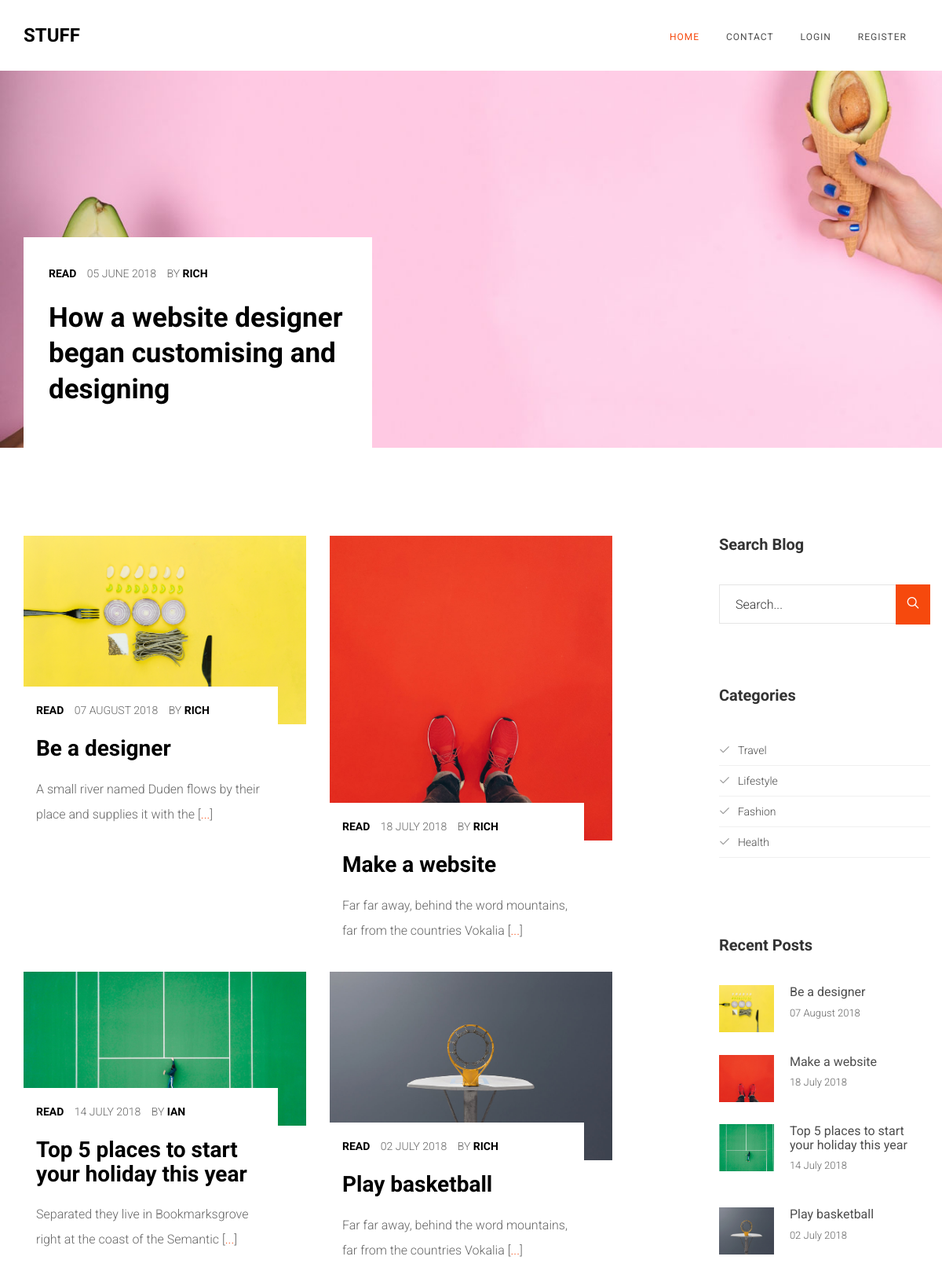
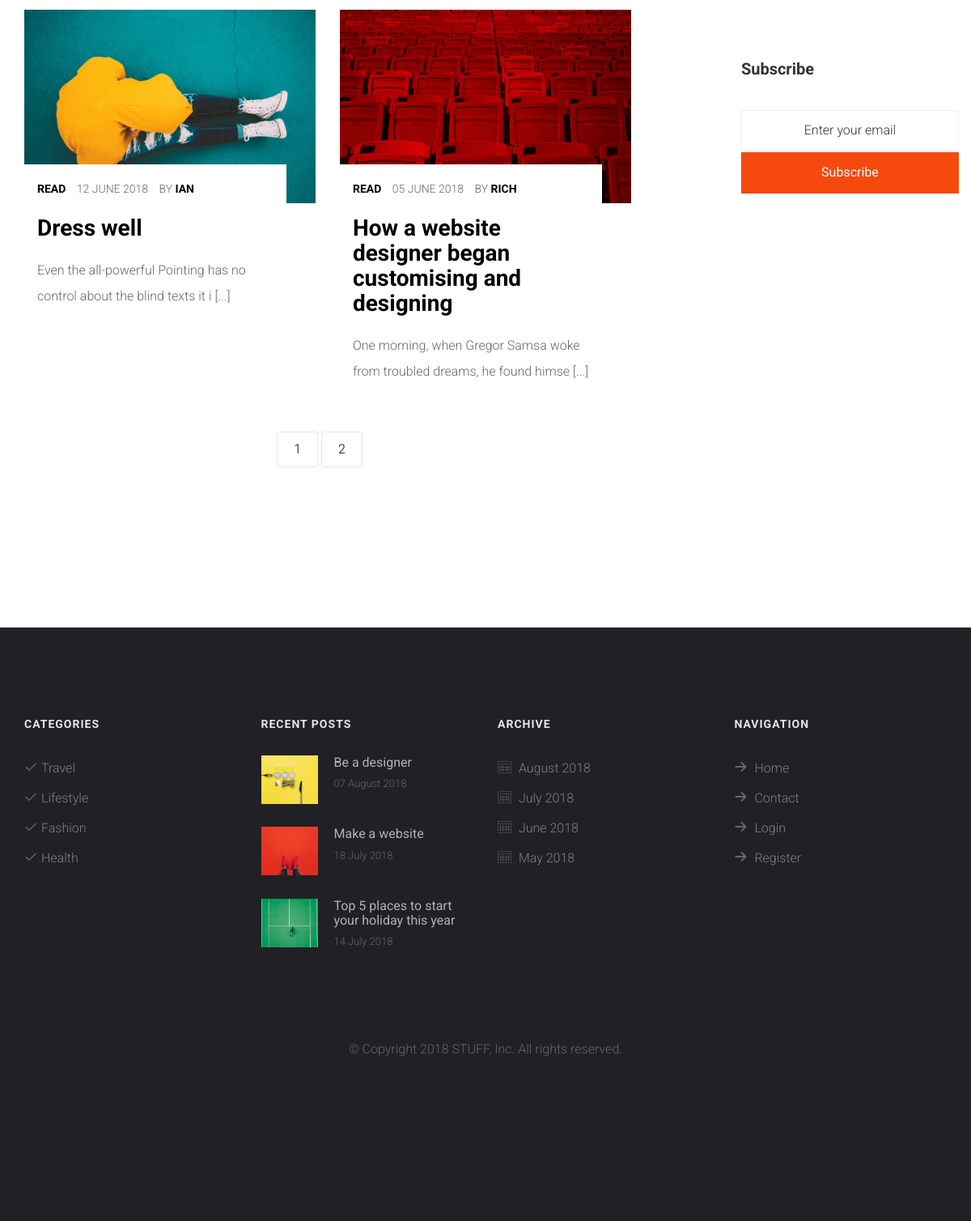
The page / on the database its author committed (2 pictures, top to bottom).
### tables this page shows
CREATE TABLE `posts` (
  `post_id` int(3) NOT NULL,
  `post_cat_id` int(3) NOT NULL,
  `post_img` text NOT NULL,
  `post_date` date NOT NULL,
  `post_title` varchar(255) NOT NULL,
  `post_author` varchar(255) NOT NULL,
  `post_content` text NOT NULL,
  `post_tags` varchar(255) NOT NULL,
  `post_status` varchar(255) NOT NULL DEFAULT 'DRAFT'
);

CREATE TABLE `featured` (
  `feat_id` int(3) NOT NULL,
  `feat_post_id` int(3) NOT NULL,
  `feat_img` text NOT NULL
);

CREATE TABLE `categories` (
  `cat_id` int(3) NOT NULL,
  `cat_title` varchar(255) NOT NULL
);

### functions.php (the view, shortened to what this page needs)
<?php
    function checkUserStatus()
    {
        if (isset($_SESSION['username']))
        {
            return true;
        }
        else
        {
            return false;
        }
    }
    function postPreviewMarkup($post_query)
    {
        while ($row = mysqli_fetch_assoc($post_query))
        {
            $post_id      = $row['post_id'];
            $post_img     = $row['post_img'];
            $post_date    = $row['post_date'];
            $post_author  = $row['post_author'];
            $post_title   = $row['post_title'];
            $post_content = $row['post_content'];
            echo "
                <div class='col-md-4'>
                    <div class='blog-entry'>
                        <div class='blog-img'>
                            <a href='single.php?post_id=$post_id'><img src='img/$post_img' class='img-responsive' alt='blog-image'></a>
                        </div>
                        <div class='desc'>
                            <p class='meta'>
                                <span class='cat'><a href='single.php?post_id=$post_id'>Read</a></span>
                                <span class='date'>" . date('d F Y', strtotime($post_date)) . "</span>
                                <span class='pos'>By <a href='author.php?post_author=$post_author&post_id=$post_id'>$post_author</a></span>
                            </p>
                            <h2><a href='single.php?post_id=$post_id'>$post_title</a></h2>
                            <p>" . substr($post_content, 0, 75) . " [<a href='single.php?post_id=$post_id'>...</a>]</p>
                        </div>
                    </div>
                </div>
            ";
        }
    }
    function postCount()
    {
        global $con, $post_count;
        $post_count_select = "SELECT * FROM posts";
        $post_count_query  = mysqli_query($con, $post_count_select);
        $post_count  = mysqli_num_rows($post_count_query);
    }
    function displayPostPreview()
    {
        global $con, $post_count, $max_posts, $page;
        postCount();
        $max_posts   = 6;
        $post_count  = ceil($post_count / $max_posts);
        if (isset($_GET['page']))
        {
            $page = $_GET['page'];
        }
        else
        {
            $page = '';
        }
        if ($page == "" || $page === 1)
        {
            $page_1 = 0;
        }
        else
        {
            $page_1 = ($page * $max_posts) - $max_posts;
        }
        $post_select = "SELECT * FROM posts WHERE post_status = 'published'
                                            ORDER BY post_date DESC
                                            LIMIT $page_1, $max_posts";
        $post_query  = mysqli_query($con, $post_select);
        postPreviewMarkup($post_query);
    }
?>

### partials/header.php (shortened to what this page needs)
<?php require 'config/db.php' ?>
<?php include 'functions.php' ?>
<!DOCTYPE HTML>
<html>
	<head>
		<link rel="stylesheet" href="css/animate.css">
		<link rel="stylesheet" href="css/icomoon.css">
		<link rel="stylesheet" href="css/bootstrap.css">
		<link rel="stylesheet" href="css/magnific-popup.css">
		<link rel="stylesheet" href="css/flexslider.css">
		<link rel="stylesheet" href="css/owl.carousel.min.css">
		<link rel="stylesheet" href="css/owl.theme.default.min.css">
		<link rel="stylesheet" href="css/style.css">
		<link rel="stylesheet" href="css/class.css">
	</head>
	<body>
		<div id="page">
			<?php include 'navigation.php' ?>

### partials/navigation.php (shortened to what this page needs)
<nav class="colorlib-nav" role="navigation">
	<div class="top-menu">
		<div class="container">
			<div class="row">
				<div class="col-xs-2">
					<div id="colorlib-logo"><a href="<?php echo ROOT_URL; ?>">Stuff</a></div>
				</div>
				<div class="col-xs-10 text-right menu-1">
					<ul>
						<?php
							$page = basename($_SERVER['PHP_SELF']);
							$active_home     = '';
							$active_contact  = '';
							$active_login    = '';
							$active_register = '';
							switch ($page)
							{
								case 'index.php':
									$active_home     = 'active';
									break;
							}
						?>
						<li class="<?php echo $active_home; ?>"><a href="<?php echo ROOT_URL; ?>">Home</a></li>
						<li class="<?php echo $active_contact; ?>"><a href="contact.php">Contact</a></li>
						<?php
							if (checkUserStatus())
							{
								echo "
									<li><a href='admin/logout.php'>Logout</a></li>
								";
							}
							else
							{
								echo "
									<li class='$active_login'><a href='login.php'>Login</a></li>
									<li class='$active_register'><a href='register.php'>Register</a></li>
								";
							}
						?>
					</ul>
				</div>
			</div>
		</div>
	</div>
</nav>

### partials/slider.php (shortened to what this page needs)
<aside id="colorlib-hero">
	<div class="flexslider">
		<ul class="slides ">
			<?php
				$feat_select = "SELECT * FROM featured LIMIT 3";
				$feat_query = mysqli_query($con, $feat_select);
				while ($row = mysqli_fetch_assoc($feat_query))
				{
					$feat_post_id = $row['feat_post_id'];
					$feat_img = $row['feat_img'];
					$post_select = "SELECT * FROM posts WHERE post_id = $feat_post_id";
					$post_query = mysqli_query($con, $post_select);
					while ($row = mysqli_fetch_assoc($post_query))
					{
						$post_id     = $row['post_id'];
						$post_author = $row['post_author'];
						$post_title  = $row['post_title'];
						$post_date   = $row['post_date'];
						echo "
							<li style='background-image: url(img/$feat_img);'>
								<div class='overlay'></div>
								<div class='container'>
									<div class='row'>
										<div class='col-md-6 col-md-pull-3 col-sm-12 col-xs-12 col-md-offset-3 slider-text'>
											<div class='slider-text-inner'>
												<div class='desc'>
													<p class='meta'>
														<span class='cat'><a href='single.php?post_id=$post_id'>Read</a></span>
														<span class='date'>" . date('d F Y', strtotime($post_date)) . "</span>
														<span class='pos'>By <a href='author.php?post_author=$post_author&post_id=$post_id'>$post_author</a></span>
													</p>
													<h1 class='title'><a href='single.php?post_id=$post_id'>$post_title</a></h1>
												</div>
											</div>
										</div>
									</div>
								</div>
							</li>
						";
					}
				}
			?>
		</ul>
	</div>
</aside>

### index.php
<?php include 'partials/header.php' ?>
<?php include 'partials/slider.php' ?>
	<div id="colorlib-container">
		<div class="container">
			<div class="row row-pb-md">
				<?php include 'partials/sidebar.php' ?>
				<?php displayPostPreview(); ?>
				<div class="row">
					<div class="col-md-8 text-center">
						<ul class="pagination">
							<?php
								for ($i = 1; $i <= $post_count; $i++)
								{
									if ($i == $page)
									{
										echo "
											<li class='active'><a href='index.php?page=$i'>$i</a></li>
										";
									}
									else
									{
										echo "
											<li><a href='index.php?page=$i'>$i</a></li>
										";
									}
								}
							?>
						</ul>
					</div>
				</div>
			</div>
		</div>
<?php include 'partials/footer.php' ?>

### partials/sidebar.php (shortened to what this page needs)
<div class="sidebar">
    <div class="side">
        <h2 class="sidebar-heading">Search Blog</h2>
        <form action="search.php" method="POST">
            <div class="form-group">
                <input name="search" type="text" class="form-control" placeholder="Search...">
                <button name="submit" type="submit" class="btn btn-primary"><i class="icon-search3"></i></button>
            </div>
        </form>
    </div>
    <div class="side">
        <h2 class="sidebar-heading">Categories</h2>
        <p>
            <ul class="category">
                <?php
                    $cat_select = "SELECT * FROM categories";
                    $cat_query = mysqli_query($con, $cat_select);
                    while ($cat = mysqli_fetch_assoc($cat_query)) {
                        $cat_id = $cat['cat_id'];
                        $cat_title = $cat['cat_title'];
                        echo "<li><a href='category.php?cat_id=$cat_id'><i class='icon-check'></i>$cat_title</a></li>";
                    }
                ?>
            </ul>
        </p>
    </div>
    <div class="side">
        <h2 class="sidebar-heading">Recent Posts</h2>
        <?php
            $post_select = "SELECT * FROM posts ORDER BY post_date DESC LIMIT 4";
            $post_query = mysqli_query($con, $post_select);
            while ($post = mysqli_fetch_assoc($post_query)) {
                $post_id = $post['post_id'];
                $post_img = $post['post_img'];
                $post_date = $post['post_date'];
                $post_title = $post['post_title'];
                echo "
                    <div class='f-blog'>
                        <a href='single.php?post_id=$post_id' class='blog-img' style='background-image: url(img/$post_img);'>
                        </a>
                        <div class='desc'>
                            <h3><a href='single.php?post_id=$post_id'>$post_title</a></h3>
                            <p class='admin'><span>" . date('d F Y', strtotime($post_date)) . "</span></p>
                        </div>
                    </div>
                ";
            }
        ?>
    </div>
    <div class="side">
        <h2 class="sidebar-heading">Subscribe</h2>
        <div class="form-group">
            <input type="text" class="form-control form-email text-center" id="email" placeholder="Enter your email">
            <button type="submit" class="btn btn-primary btn-subscribe">Subscribe</button>
        </div>
    </div>
</div>

### partials/footer.php (shortened to what this page needs)
					</div>
				</div>
		<footer id="colorlib-footer" role="contentinfo">
			<div class="container">
				<div class="row row-pb-md">
					<div class="col-md-3">
						<h2>Categories</h2>
						<p>
							<ul class="colorlib-footer-links">
								<?php
									$cat_select = "SELECT * FROM categories";
									$cat_query = mysqli_query($con, $cat_select);
									while($cat = mysqli_fetch_assoc($cat_query)) {
										$cat_id = $cat['cat_id'];
										$cat_title = $cat['cat_title'];
										echo "<li><a href='category.php?cat_id=$cat_id'><i class='icon-check'></i>$cat_title</a></li>";
									}
								?>
							</ul>
						</p>
					</div>
					<div class="col-md-3">
						<h2>Recent Posts</h2>
						<?php
							$post_select = "SELECT * FROM posts ORDER BY post_date DESC LIMIT 3";
							$post_query  = mysqli_query($con, $post_select);
							while ($post = mysqli_fetch_assoc($post_query)) {
								$post_id = $post['post_id'];
								$post_img = $post['post_img'];
								$post_date = $post['post_date'];
								$post_title = $post['post_title'];
								echo "
									<div class='f-blog'>
										<a href='single.php?post_id=$post_id' class='blog-img' style='background-image: url(img/$post_img);'>
										</a>
										<div class='desc'>
											<h3><a href='single.php?post_id=$post_id'>$post_title</a></h3>
											<p class='admin'><span>" . date('d F Y', strtotime($post_date)) . "</span></p>
										</div>
									</div>
								";
							}
						?>
					</div>
					<div class="col-md-3">
						<h2>Archive</h2>
						<p>
							<?php
								$post_select = "SELECT DATE_FORMAT (post_date, '%M %Y') AS 'post',
												DATE_FORMAT        (post_date, '%m')    AS 'm',
												DATE_FORMAT        (post_date, '%Y')    AS 'y'
												FROM posts
												GROUP BY DATE_FORMAT(post_date, '%Y %M')";
								$post_query  = mysqli_query($con, $post_select);
								while ($row = mysqli_fetch_assoc($post_query))
								{
									echo "
										<ul class='colorlib-footer-links'>
											<li>
												<a href='archive.php?m=" . $row['m'] . "&y=" . $row['y'] . "'>
													<i class='icon-calendar'></i> " . $row['post']  . "
												</a>
											</li>
										</ul>
									";
								}
							?>
						</p>
					</div>
					<div class="col-md-3">
						<h2>Navigation</h2>
						<ul class="colorlib-footer-links">
							<li><a href="<?php echo ROOT_URL; ?>"><i class="icon-arrow-right2"></i> Home</a></li>
							<li><a href="contact.php"><i class="icon-arrow-right2"></i> Contact</a></li>
							<?php
								if (checkUserStatus()) {
									echo "
										<li><a href='admin/logout.php'><i class='icon-arrow-right2'></i> Logout</a></li>
									";
								} else {
									echo "
										<li><a href='login.php'><i class='icon-arrow-right2'></i> Login</a></li>
										<li><a href='register.php'><i class='icon-arrow-right2'></i> Register</a></li>
									";
								}
							?>
						</ul>
					</div>
				<div class="row">
					<div class="col-md-12">
						<br><br><p class="text-center mt-5">&copy; Copyright <script>document.write(new Date().getFullYear());</script> STUFF, Inc. All rights reserved.</p>
					</div>
				</div>
			</div>
		</footer>
	</body>
</html>

### css/flexslider.css (style rules this page uses)
.slides, .slides > li, .flex-control-nav, .flex-direction-nav { margin: 0; padding: 0; list-style: none; }
.flexslider { margin: 0; padding: 0; }
.flexslider .slides > li { display: none; -webkit-backface-visibility: hidden; }
.flexslider .slides:after { display: block; clear: both; visibility: hidden; line-height: 0; height: 0; }
.flexslider { margin: 0 0 60px; background: #ffffff; border: 4px solid #ffffff; position: relative; zoom: 1; -webkit-border-radius: 4px; -moz-border-radius: 4px; border-radius: 4px; -webkit-box-shadow: '' 0 1px 4px rgba(0, 0, 0, 0.2); -moz-box-shadow: '' 0 1px 4px rgba(0, 0, 0, 0.2); -o-box-shadow: '' 0 1px 4px rgba(0, 0, 0, 0.2); box-shadow: '' 0 1px 4px rgba(0, 0, 0, 0.2); }
.flexslider .slides { zoom: 1; }

### css/class.css (style rules this page uses)
.title a { color: black; font-size: 125%; }
.sidebar { float: right; width: 23%; }

### rows shown on the page
posts: featured.feat_img (picture), post_date "05 JUNE 2018", post_author "RICH", post_title "How a website designer began customising and designing", post_img (picture), post_content "One morning, when Gregor Samsa woke from troubled dreams, he found himse"
categories: cat_title "Travel"
categories: cat_title "Lifestyle"
categories: cat_title "Fashion"
categories: cat_title "Health"
posts: post_img (picture), post_title "Be a designer", post_date "07 August 2018", post_date "07 AUGUST 2018", post_author "RICH", post_content "A small river named Duden flows by their place and supplies it with the"
posts: post_img (picture), post_title "Make a website", post_date "18 July 2018", post_date "18 JULY 2018", post_author "RICH", post_content "Far far away, behind the word mountains, far from the countries Vokalia"
posts: post_img (picture), post_title "Top 5 places to start your holiday this year", post_date "14 July 2018", post_date "14 JULY 2018", post_author "IAN", post_content "Separated they live in Bookmarksgrove right at the coast of the Semantic"
posts: post_img (picture), post_title "Play basketball", post_date "02 July 2018", post_date "02 JULY 2018", post_author "RICH", post_content "Far far away, behind the word mountains, far from the countries Vokalia"
posts: post_img (picture), post_date "12 JUNE 2018", post_author "IAN", post_title "Dress well", post_content "Even the all-powerful Pointing has no control about the blind texts it i"

### other values the page prints
$row['post'] "August 2018"
$row['post'] "July 2018"
$row['post'] "June 2018"
$row['post'] "May 2018"
